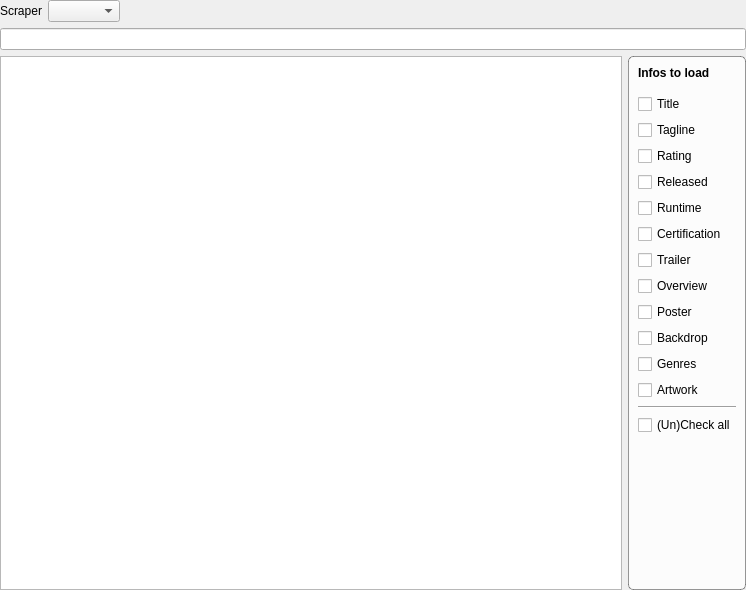
<?xml version="1.0" encoding="UTF-8"?>
<ui version="4.0">
 <class>ConcertSearchWidget</class>
 <widget class="QWidget" name="ConcertSearchWidget">
  <property name="geometry">
   <rect>
    <x>0</x>
    <y>0</y>
    <width>746</width>
    <height>590</height>
   </rect>
  </property>
  <property name="windowTitle">
   <string>Form</string>
  </property>
  <layout class="QVBoxLayout" name="verticalLayout">
   <property name="margin">
    <number>0</number>
   </property>
   <item>
    <layout class="QHBoxLayout" name="horizontalLayout_5">
     <item>
      <widget class="QLabel" name="label_4">
       <property name="text">
        <string>Scraper</string>
       </property>
      </widget>
     </item>
     <item>
      <widget class="QComboBox" name="comboScraper"/>
     </item>
     <item>
      <spacer name="horizontalSpacer_3">
       <property name="orientation">
        <enum>Qt::Horizontal</enum>
       </property>
       <property name="sizeHint" stdset="0">
        <size>
         <width>40</width>
         <height>20</height>
        </size>
       </property>
      </spacer>
     </item>
    </layout>
   </item>
   <item>
    <widget class="MyLineEdit" name="searchString"/>
   </item>
   <item>
    <layout class="QHBoxLayout" name="horizontalLayout_4" stretch="0,0">
     <item>
      <widget class="QTableWidget" name="results">
       <property name="styleSheet">
        <string notr="true">alternate-background-color: rgb(243, 246, 250);
color: #395265;
selection-background-color: qlineargradient(spread:pad, x1:0, y1:0, x2:0, y2:1, stop:0 #4185b6, stop:1 #1b6aa5);
</string>
       </property>
       <property name="editTriggers">
        <set>QAbstractItemView::NoEditTriggers</set>
       </property>
       <property name="alternatingRowColors">
        <bool>true</bool>
       </property>
       <property name="selectionMode">
        <enum>QAbstractItemView::SingleSelection</enum>
       </property>
       <property name="selectionBehavior">
        <enum>QAbstractItemView::SelectRows</enum>
       </property>
       <property name="showGrid">
        <bool>false</bool>
       </property>
       <attribute name="horizontalHeaderVisible">
        <bool>false</bool>
       </attribute>
       <attribute name="horizontalHeaderStretchLastSection">
        <bool>true</bool>
       </attribute>
       <attribute name="verticalHeaderVisible">
        <bool>false</bool>
       </attribute>
       <column>
        <property name="text">
         <string>Result</string>
        </property>
       </column>
      </widget>
     </item>
     <item>
      <widget class="QGroupBox" name="groupBox">
       <property name="styleSheet">
        <string notr="true">QGroupBox {
	border: 1px solid rgba(0, 0, 0, 100);
	border-radius: 5px;
	background-color: rgba(255, 255, 255, 200);
}</string>
       </property>
       <property name="title">
        <string/>
       </property>
       <layout class="QVBoxLayout" name="verticalLayout_5">
        <item>
         <widget class="QLabel" name="label_3">
          <property name="font">
           <font>
            <weight>75</weight>
            <bold>true</bold>
           </font>
          </property>
          <property name="text">
           <string>Infos to load</string>
          </property>
         </widget>
        </item>
        <item>
         <spacer name="verticalSpacer_3">
          <property name="orientation">
           <enum>Qt::Vertical</enum>
          </property>
          <property name="sizeType">
           <enum>QSizePolicy::Fixed</enum>
          </property>
          <property name="sizeHint" stdset="0">
           <size>
            <width>20</width>
            <height>8</height>
           </size>
          </property>
         </spacer>
        </item>
        <item>
         <widget class="MyCheckBox" name="chkTitle">
          <property name="text">
           <string>Title</string>
          </property>
         </widget>
        </item>
        <item>
         <widget class="MyCheckBox" name="chkTagline">
          <property name="text">
           <string>Tagline</string>
          </property>
         </widget>
        </item>
        <item>
         <widget class="MyCheckBox" name="chkRating">
          <property name="text">
           <string>Rating</string>
          </property>
         </widget>
        </item>
        <item>
         <widget class="MyCheckBox" name="chkReleased">
          <property name="text">
           <string>Released</string>
          </property>
         </widget>
        </item>
        <item>
         <widget class="MyCheckBox" name="chkRuntime">
          <property name="text">
           <string>Runtime</string>
          </property>
         </widget>
        </item>
        <item>
         <widget class="MyCheckBox" name="chkCertification">
          <property name="text">
           <string>Certification</string>
          </property>
         </widget>
        </item>
        <item>
         <widget class="MyCheckBox" name="chkTrailer">
          <property name="text">
           <string>Trailer</string>
          </property>
         </widget>
        </item>
        <item>
         <widget class="MyCheckBox" name="chkOverview">
          <property name="text">
           <string>Overview</string>
          </property>
         </widget>
        </item>
        <item>
         <widget class="MyCheckBox" name="chkPoster">
          <property name="text">
           <string>Poster</string>
          </property>
         </widget>
        </item>
        <item>
         <widget class="MyCheckBox" name="chkBackdrop">
          <property name="text">
           <string>Backdrop</string>
          </property>
         </widget>
        </item>
        <item>
         <widget class="MyCheckBox" name="chkGenres">
          <property name="text">
           <string>Genres</string>
          </property>
         </widget>
        </item>
        <item>
         <widget class="MyCheckBox" name="chkExtraArts">
          <property name="toolTip">
           <string>Logo, Clear Art, CD Art</string>
          </property>
          <property name="text">
           <string>Artwork</string>
          </property>
         </widget>
        </item>
        <item>
         <widget class="Line" name="line_2">
          <property name="orientation">
           <enum>Qt::Horizontal</enum>
          </property>
         </widget>
        </item>
        <item>
         <widget class="QCheckBox" name="chkUnCheckAll">
          <property name="text">
           <string>(Un)Check all</string>
          </property>
         </widget>
        </item>
        <item>
         <spacer name="verticalSpacer_4">
          <property name="orientation">
           <enum>Qt::Vertical</enum>
          </property>
          <property name="sizeHint" stdset="0">
           <size>
            <width>20</width>
            <height>40</height>
           </size>
          </property>
         </spacer>
        </item>
       </layout>
      </widget>
     </item>
    </layout>
   </item>
  </layout>
 </widget>
 <customwidgets>
  <customwidget>
   <class>MyCheckBox</class>
   <extends>QCheckBox</extends>
   <header location="global">smallWidgets/MyCheckBox.h</header>
  </customwidget>
  <customwidget>
   <class>MyLineEdit</class>
   <extends>QLineEdit</extends>
   <header>smallWidgets/MyLineEdit.h</header>
  </customwidget>
 </customwidgets>
 <resources/>
 <connections/>
</ui>
